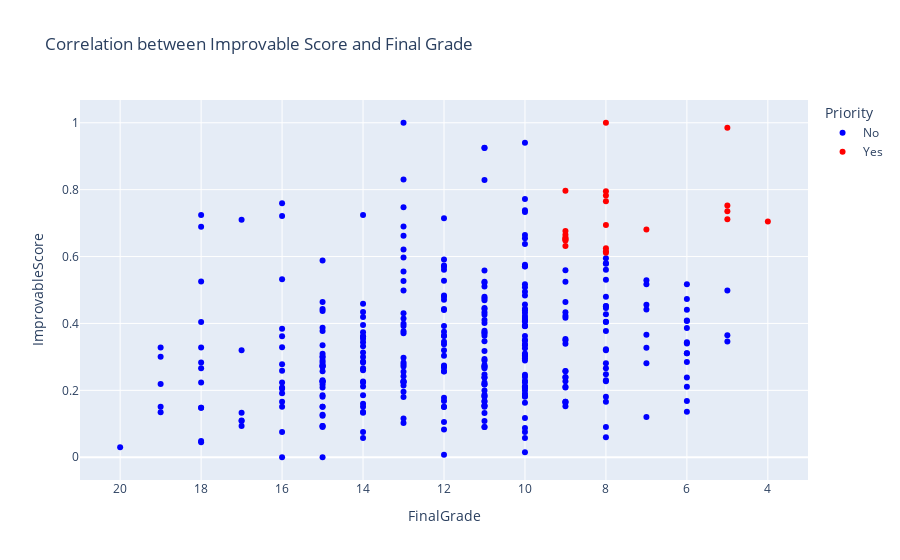

Notebook code cell kept with this figure:
### Code cell
plt.figure(figsize=(10, 10))
fig = px.scatter(df, x="FinalGrade", y="ImprovableScore", hover_data='FullName',
                     title='Correlation between Improvable Score and Final Grade',
                     color='Priority', color_discrete_map={'Yes': 'red', 'No': 'blue'})
fig.update_xaxes(autorange="reversed")
fig.show()

### Figure 1 — Plotly figure (JSON) as saved in the notebook; plotly's stock layout.template omitted (floating-point values rounded to 4 significant figures; data arrays with more than 128 entries replaced by an {"elided": "..."} marker saying what was removed)
{"data": [{"customdata": {"elided": "335x1 str values"}, "hovertemplate": "Priority=No<br>FinalGrade=%{x}<br>ImprovableScore=%{y}<br>FullName=%{customdata[0]}<extra></extra>", "legendgroup": "No", "marker": {"color": "blue", "symbol": "circle"}, "mode": "markers", "name": "No", "orientation": "v", "showlegend": true, "type": "scatter", "x": {"elided": "335 int values"}, "xaxis": "x", "y": {"elided": "335 float values"}, "yaxis": "y"}, {"customdata": [["Guilherme Ruelas"], ["Miguel Chico"], ["Lucas Marcelino"], ["Lucas Peru"], ["Sofia Porto"], ["Alice Pesqueira"], ["Lourenço Simao"], ["Joana Ponte"], ["Clara Merenda"], ["Laura Sousa"], ["Guilherme Estacio"], ["Madalena Criado"], ["Tomás Santa"], ["Martim Franca"], ["Camila Carvalho"], ["Lourenço Muniz"], ["Dinis Costa"], ["Dinis Prior"], ["Sofia Nogueira"], ["Lara Luiz"], ["Maria Pontes"], ["Alice Barcellos"]], "hovertemplate": "Priority=Yes<br>FinalGrade=%{x}<br>ImprovableScore=%{y}<br>FullName=%{customdata[0]}<extra></extra>", "legendgroup": "Yes", "marker": {"color": "red", "symbol": "circle"}, "mode": "markers", "name": "Yes", "orientation": "v", "showlegend": true, "type": "scatter", "x": [5, 7, 5, 9, 9, 8, 8, 9, 4, 9, 8, 8, 8, 9, 9, 9, 8, 8, 8, 5, 5, 9], "xaxis": "x", "y": [0.7356, 0.6805, 0.9851, 0.6571, 0.6477, 0.7952, 0.7653, 0.6313, 0.705, 0.6651, 1, 0.6161, 0.6945, 0.6762, 0.653, 0.6508, 0.7825, 0.6248, 0.6115, 0.7116, 0.7524, 0.7963], "yaxis": "y"}], "layout": {"legend": {"title": {"text": "Priority"}, "tracegroupgap": 0}, "title": {"text": "Correlation between Improvable Score and Final Grade"}, "xaxis": {"anchor": "y", "autorange": "reversed", "domain": [0, 1], "title": {"text": "FinalGrade"}}, "yaxis": {"anchor": "x", "domain": [0, 1], "title": {"text": "ImprovableScore"}}}}
